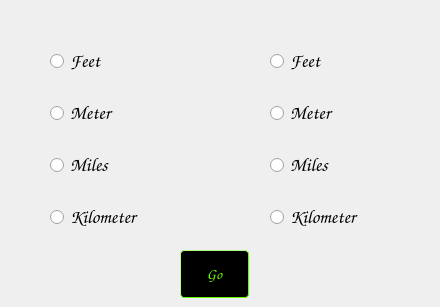
      <widget class="QWidget" name="page_metric">
       <widget class="QWidget" name="verticalLayoutWidget_19">
        <property name="geometry">
         <rect>
          <x>50</x>
          <y>30</y>
          <width>161</width>
          <height>221</height>
         </rect>
        </property>
        <layout class="QVBoxLayout" name="verticalLayout_19">
         <item>
          <widget class="QRadioButton" name="radio_inFeet_4">
           <property name="font">
            <font>
             <family>Comic Sans MS</family>
             <pointsize>14</pointsize>
             <weight>75</weight>
             <bold>true</bold>
            </font>
           </property>
           <property name="styleSheet">
            <string notr="true">QRadioButton {background-color: transparent; color: rgb(55, 255, 0)};
</string>
           </property>
           <property name="text">
            <string>Feet</string>
           </property>
          </widget>
         </item>
         <item>
          <widget class="QRadioButton" name="radio_inMeter_4">
           <property name="font">
            <font>
             <family>Comic Sans MS</family>
             <pointsize>14</pointsize>
             <weight>75</weight>
             <bold>true</bold>
            </font>
           </property>
           <property name="styleSheet">
            <string notr="true">QRadioButton {background-color: transparent; color: rgb(55, 255, 0)};
</string>
           </property>
           <property name="text">
            <string>Meter</string>
           </property>
          </widget>
         </item>
         <item>
          <widget class="QRadioButton" name="radio_InMiles_4">
           <property name="font">
            <font>
             <family>Comic Sans MS</family>
             <pointsize>14</pointsize>
             <weight>75</weight>
             <bold>true</bold>
            </font>
           </property>
           <property name="styleSheet">
            <string notr="true">QRadioButton {background-color: transparent; color: rgb(55, 255, 0)};
</string>
           </property>
           <property name="text">
            <string>Miles</string>
           </property>
          </widget>
         </item>
         <item>
          <widget class="QRadioButton" name="radio_inKilo_4">
           <property name="font">
            <font>
             <family>Comic Sans MS</family>
             <pointsize>14</pointsize>
             <weight>75</weight>
             <bold>true</bold>
            </font>
           </property>
           <property name="styleSheet">
            <string notr="true">QRadioButton {background-color: transparent; color: rgb(55, 255, 0)};
</string>
           </property>
           <property name="text">
            <string>Kilometer</string>
           </property>
          </widget>
         </item>
        </layout>
       </widget>
       <widget class="QWidget" name="verticalLayoutWidget_20">
        <property name="geometry">
         <rect>
          <x>270</x>
          <y>30</y>
          <width>161</width>
          <height>221</height>
         </rect>
        </property>
        <layout class="QVBoxLayout" name="verticalLayout_20">
         <item>
          <widget class="QRadioButton" name="radio_outFeet_4">
           <property name="font">
            <font>
             <family>Comic Sans MS</family>
             <pointsize>14</pointsize>
             <weight>75</weight>
             <bold>true</bold>
            </font>
           </property>
           <property name="styleSheet">
            <string notr="true">QRadioButton {background-color: transparent; color: rgb(55, 255, 0)};
</string>
           </property>
           <property name="text">
            <string>Feet</string>
           </property>
          </widget>
         </item>
         <item>
          <widget class="QRadioButton" name="radio_outMeter_4">
           <property name="font">
            <font>
             <family>Comic Sans MS</family>
             <pointsize>14</pointsize>
             <weight>75</weight>
             <bold>true</bold>
            </font>
           </property>
           <property name="styleSheet">
            <string notr="true">QRadioButton {background-color: transparent; color: rgb(55, 255, 0)};
</string>
           </property>
           <property name="text">
            <string>Meter</string>
           </property>
          </widget>
         </item>
         <item>
          <widget class="QRadioButton" name="radio_outMiles_4">
           <property name="font">
            <font>
             <family>Comic Sans MS</family>
             <pointsize>14</pointsize>
             <weight>75</weight>
             <bold>true</bold>
            </font>
           </property>
           <property name="styleSheet">
            <string notr="true">QRadioButton {background-color: transparent; color: rgb(55, 255, 0)};
</string>
           </property>
           <property name="text">
            <string>Miles</string>
           </property>
          </widget>
         </item>
         <item>
          <widget class="QRadioButton" name="radio_outKilo_4">
           <property name="font">
            <font>
             <family>Comic Sans MS</family>
             <pointsize>14</pointsize>
             <weight>75</weight>
             <bold>true</bold>
            </font>
           </property>
           <property name="styleSheet">
            <string notr="true">QRadioButton {background-color: transparent; color: rgb(55, 255, 0)};
</string>
           </property>
           <property name="text">
            <string>Kilometer</string>
           </property>
          </widget>
         </item>
        </layout>
       </widget>
       <widget class="QPushButton" name="enter_16">
        <property name="geometry">
         <rect>
          <x>180</x>
          <y>250</y>
          <width>69</width>
          <height>48</height>
         </rect>
        </property>
        <property name="font">
         <font>
          <family>Comic Sans MS</family>
          <pointsize>11</pointsize>
          <weight>50</weight>
          <italic>false</italic>
          <bold>false</bold>
         </font>
        </property>
        <property name="styleSheet">
         <string notr="true">QPushButton{
    background-color: black;
	color: rgb(110, 255, 0);
    border-style: outset;
    border-width: 1px;
    border-radius: 4px;
    border-color: rgb(98, 255, 0);
    font: 11pt Comic Sans MS, bold 14px;
    min-width: 3em;
    max-width: 3em;
    padding: 2px;
}

QPushButton:pressed{
   background-color : green;
}
</string>
        </property>
        <property name="text">
         <string>Go</string>
        </property>
       </widget>
      </widget>
